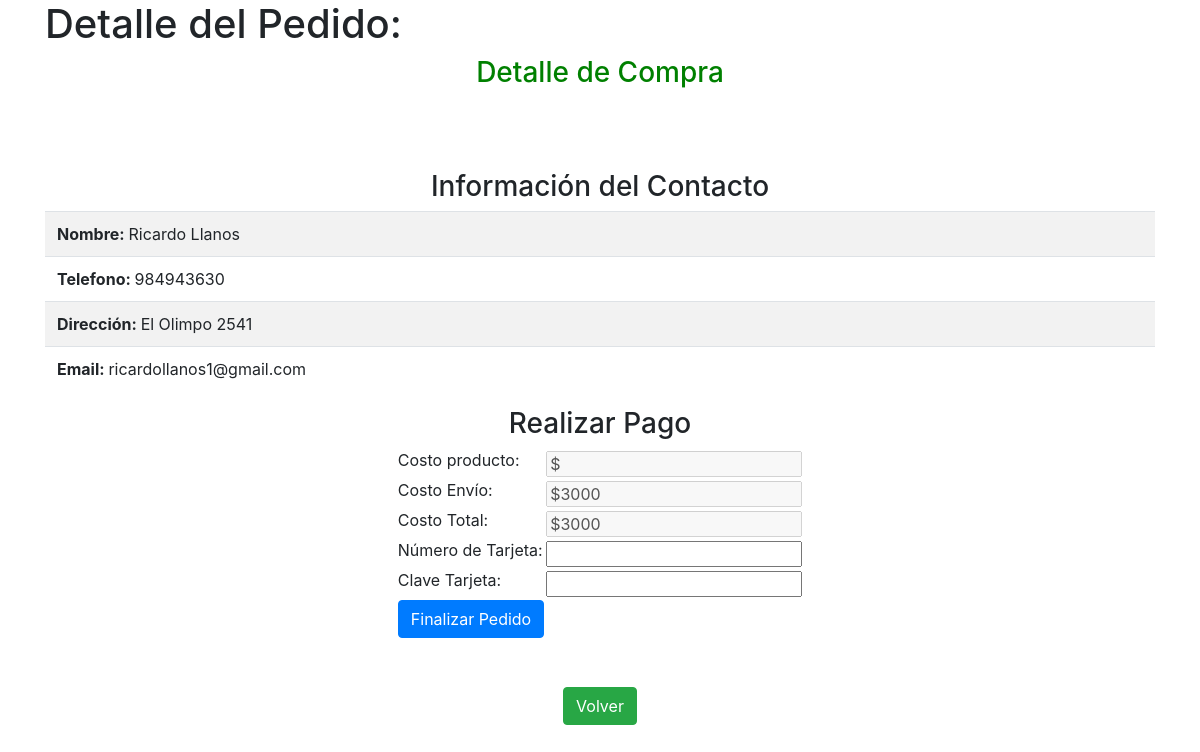
Page /pedido.php (signed in) on the committed database.
### tables this page shows
CREATE TABLE `clientes` (
  `ID` int(3) NOT NULL,
  `NOMBRE` varchar(30) NOT NULL,
  `APELLIDO` varchar(30) NOT NULL,
  `TELEFONO` int(11) NOT NULL,
  `DIRECCION` varchar(100) NOT NULL,
  `EMAIL` varchar(100) NOT NULL,
  `CONTRASENA` varchar(50) NOT NULL
);

### pedido.php (the view, shortened to what this page needs)
<!DOCTYPE <!DOCTYPE html>
<head>
<link rel="stylesheet" href="https://stackpath.bootstrapcdn.com/bootstrap/4.3.1/css/bootstrap.min.css"
integrity="sha384-ggOyR0iXCbMQv3Xipma34MD+dH/1fQ784/j6cY/iJTQUOhcWr7x9JvoRxT2MZw1T"
>
</head>
<body>
<div class="container">
 <header>
      <h1>Detalle del Pedido:</h1>
    </header>
    <section>
<h3  style="color:green;" align="center">Detalle de Compra</h3>
<?php
$conexion = mysqli_connect("localhost","root","","tienda") or die ("Error de Conexión");
$costoEnvio=3000;
?>
<?php
if(isset($_SESSION['user']))
{
    $email = $_SESSION['user'];
    $consulta = "SELECT * FROM clientes WHERE EMAIL='$email'";
    $ejecutar= mysqli_query($conexion, $consulta);
    $fila= mysqli_fetch_array($ejecutar);
    $nombre=$fila['NOMBRE'];
    $apellido = $fila['APELLIDO'];
    $telefono = $fila['TELEFONO'];
    $direccion = $fila['DIRECCION'];
}
?>
<h3 align="center">Información del Contacto</h3>
<table class="table table-striped table-hover table-condensed">
    <tr >
    <td><?php echo "<b>Nombre:  </b>". $nombre." ".$apellido ?></td>
    </tr>
    <tr>
    <td><?php echo "<b>Telefono:  </b>". $telefono ?></td>
    </tr>
    <tr>
    <td><?php echo "<b>Dirección:  </b>". $direccion ?></td>
    </tr>
    <tr>
    <td><?php echo "<b>Email:  </b>". $email ?></td>
    </tr>
</table>
<h3 align="center">Realizar Pago</h3>
<form method="POST" action="ejecutarPago.php">
<table border=0 align="center">
    <tr>
        <td><label>Costo producto:   </label></td>
        <td><input type="text" name="costoTotal" value="$<?php echo $costoTotal ?>" disabled><br></td>
    </tr>
    <tr>
        <td><label>Costo Envío:</label></td>
        <td><input type="text" name="costoEnvio" value="$<?php echo $costoEnvio ?>" disabled><br></td>
    </tr>
    <tr>
        <td><label>Costo Total:</label></td>
        <td><input type="text" name="costoTotal" value="$<?php echo $costoTotal+$costoEnvio ?>" disabled><br></td>
    </tr>
    <tr>
        <td><label>Número de Tarjeta:</label></td>
        <td><input type="text" onkeypress='return validaNumericos(event)' maxlength="20" required/></td>
    </tr>
    <tr>
        <td><label>Clave Tarjeta:</label></td>
        <td><input type="text" onkeypress='return validaNumericos(event)' maxlength="3" required/></td>
    </tr>
    <tr>
        <td>
        <input type="submit" name="finPedido" value="Finalizar Pedido" class="btn btn-primary">
        </td>
    </tr>
</table >
<br><br>
<h6 align="center"><a href="index.php" class="btn btn-success">Volver</a></h6>
</section>
  </body>
</html>

### rows in the picture
clientes: NOMBRE "Ricardo", APELLIDO "Llanos", TELEFONO "984943630", DIRECCION "El Olimpo 2541"

### other values in the picture
$email "ricardollanos1@gmail.com"
